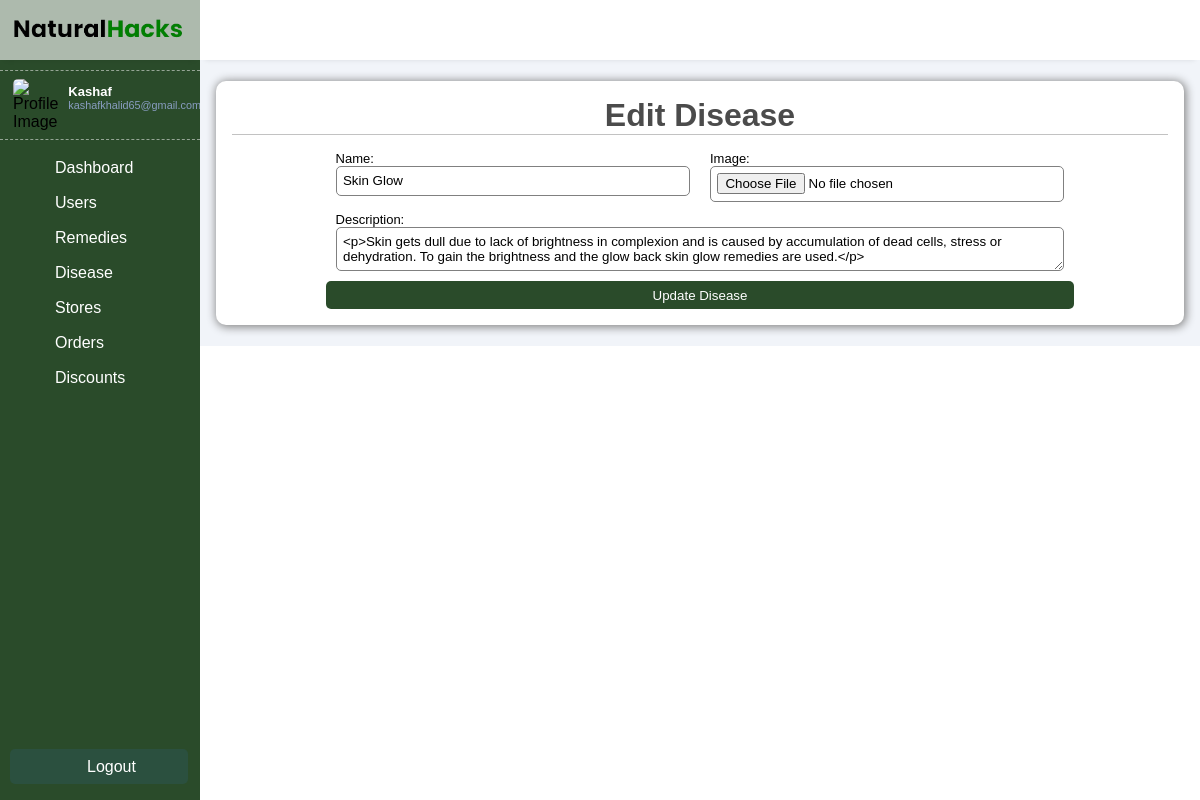
Page /admin/diseases/disease_edit.php?id=4 (signed in) on the committed database.
### tables this page shows
CREATE TABLE `diseases` (
  `id` int(11) NOT NULL,
  `name` varchar(225) DEFAULT NULL,
  `description` longtext DEFAULT NULL,
  `image` varchar(255) DEFAULT NULL,
  `created_at` timestamp NOT NULL DEFAULT current_timestamp() ON UPDATE current_timestamp()
);

### admin/diseases/disease_edit.php (the view, shortened to what this page needs)
<?php
require_once '../../connection.php';
$id = $_GET['id'] ?? null;
$id = mysqli_real_escape_string($conn, $id);
$sql = "SELECT * FROM `diseases` WHERE `id` = '$id'";
$result = mysqli_query($conn, $sql);
$disease = mysqli_fetch_assoc($result);
?>
<!DOCTYPE html>
<html lang="en">
<?php
include('../layout/head.php');
?>
<body>
    <?php
    include('../layout/sidebar.php');
    ?>
    <div class="main-content">
        <?php include('../layout/header.php') ?>
        <main>
            <div class="page-content">
                <div class="card">
                    <h2 class="page-heading">Edit Disease</h2>
                    <form class="page-form" action="disease_edit.php?id=<?= $id; ?>" method="POST" enctype="multipart/form-data">
                        <fieldset>
                            <label for="name">Name:</label>
                            <input type="text" name="name" value="<?= htmlspecialchars($disease['name'] ?? '') ?>">
                        </fieldset>
                        <fieldset>
                            <label for="image">Image:</label>
                            <input type="file" name="image">
                        </fieldset>
                        <fieldset class="fieldset-row">
                            <label for="description">Description:</label>
                            <textarea name="description" class="description-editor" placeholder="Description"><?= htmlspecialchars($disease['description'] ?? '') ?></textarea>
                        </fieldset>
                        <input type="submit" class="form-submit" value="Update Disease">
                    </form>
                </div>
            </div>
        </main>
    </div>
</body>
</html>

### admin/style.css (style rules this page uses)
:root { --main-color: #2a4b2a; --color-dark: #2b503f; --text-grey: #b0b0b0; }
* { margin: 0; padding: 0; text-decoration: none; box-sizing: border-box; font-family: "Merriweather", sans-serif; }
.main-content { margin-left: 200px; width: calc(100% - 200px); transition: margin-left 300ms; }
main { margin-top: 60px; }
.page-content { padding: 1.3rem 1rem; background: #f1f4f9; }
.card { background-color: white; padding: 1rem; border-radius: 10px; box-shadow: gray 1px 1px 10px 1px; }
input, button, select { outline: none; }
.page-heading { text-align: center; font-size: 2rem; margin-bottom: 1rem; border-bottom: 1px solid rgb(194, 194, 194); color: rgb(75, 75, 75); }
.page-form { display: flex; flex-wrap: wrap; width: 80%; margin: 0 10%; }
fieldset { border: none; display: flex; flex-direction: column; flex-basis: 50%; padding: 0 10px; margin-bottom: 10px; }
fieldset > label { font-size: small; }
fieldset > input, fieldset > textarea, fieldset > select { padding: 0.4rem; border-radius: 5px; border: 1px solid gray; }
.fieldset-row { flex-basis: 100%; }
.form-submit { display: block; width: 100%; padding: 0.4rem; border: none; background-color: var(--main-color); color: white; border-radius: 5px; }

### rows in the picture
diseases: name "Skin Glow", description "<p>Skin gets dull due to lack of brightness in complexion and is caused by accumulation of dead cells, stress or dehydration. To gain the brightness and the glow back skin glow remedies are used.</p>"

### other values in the picture
$_SESSION['admin_name'] "Kashaf"
$_SESSION['admin_email'] "kashafkhalid65@gmail.com"
